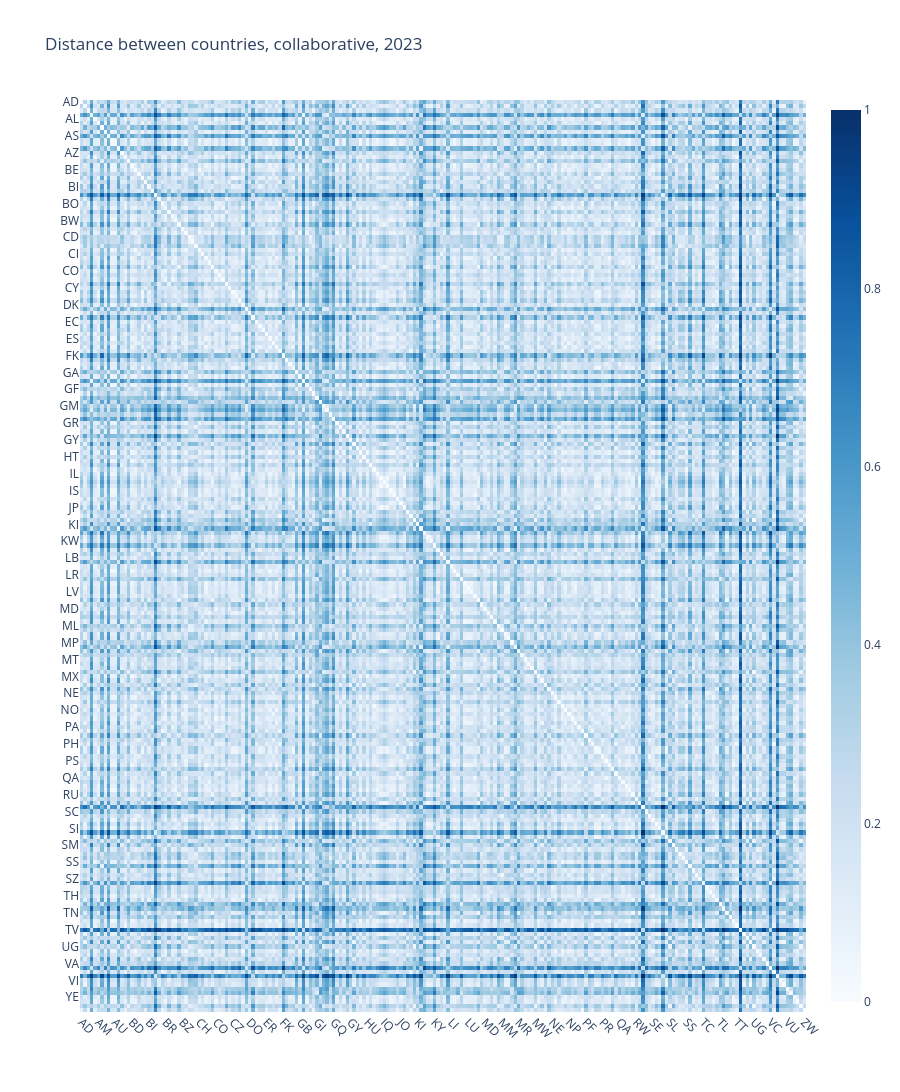

Notebook cell for this chart:
### Code cell
uf.plotly_heatmap(
    df_dist,
    x_labels=df_dist.columns,
    y_labels=df_dist.index,
    z_min=0, z_max=1,
    colorscale="non-symmetrical",
    x_type="country",
    y_type="country",
    title=f"Distance between countries, {mode[:-1]}, {year}",
)

### Figure 1 — Plotly figure (JSON) as saved in the notebook; plotly's stock layout.template omitted (floating-point values rounded to 4 significant figures; data arrays with more than 128 entries replaced by an {"elided": "..."} marker saying what was removed)
{"data": [{"colorscale": [[0.0, "rgb(247,251,255)"], [0.125, "rgb(222,235,247)"], [0.25, "rgb(198,219,239)"], [0.375, "rgb(158,202,225)"], [0.5, "rgb(107,174,214)"], [0.625, "rgb(66,146,198)"], [0.75, "rgb(33,113,181)"], [0.875, "rgb(8,81,156)"], [1.0, "rgb(8,48,107)"]], "customdata": {"elided": "216x216x2 str values"}, "hovertemplate": "<b>X: </b>%{customdata[0]}<br><b>Y: </b>%{customdata[1]}<br><b>Z: </b> %{z:.3f}<br><extra></extra>", "x": {"elided": "216 str values"}, "y": {"elided": "216 str values"}, "z": {"elided": "216x216 float values"}, "zmax": 1, "zmin": 0, "type": "heatmap"}], "layout": {"xaxis": {"tickangle": 45, "automargin": true}, "yaxis": {"autorange": "reversed", "automargin": true}, "title": {"text": "Distance between countries, collaborative, 2023"}, "height": 4320}}
